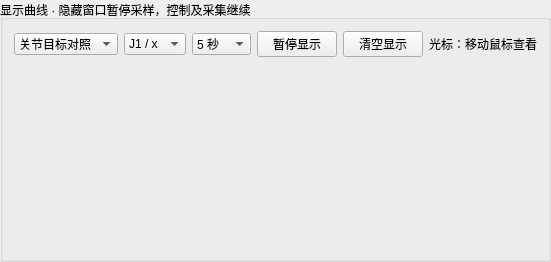
     <widget class="QGroupBox" name="groupBox_Plot">
      <property name="title">
       <string>显示曲线 · 隐藏窗口暂停采样，控制及采集继续</string>
      </property>
      <layout class="QVBoxLayout" name="verticalLayout_Plot">
       <item>
        <layout class="QHBoxLayout" name="horizontalLayout_Plot">
         <item>
          <widget class="QComboBox" name="comboBox_PlotSignal">
           <item>
            <property name="text">
             <string>关节目标对照</string>
            </property>
           </item>
           <item>
            <property name="text">
             <string>关节误差</string>
            </property>
           </item>
           <item>
            <property name="text">
             <string>TCP 目标对照</string>
            </property>
           </item>
           <item>
            <property name="text">
             <string>关节导纳偏移</string>
            </property>
           </item>
           <item>
            <property name="text">
             <string>末端导纳偏移</string>
            </property>
           </item>
           <item>
            <property name="text">
             <string>主动柔顺速度</string>
            </property>
           </item>
           <item>
            <property name="text">
             <string>导纳驱动力</string>
            </property>
           </item>
           <item>
            <property name="text">
             <string>实际关节速度</string>
            </property>
           </item>
           <item>
            <property name="text">
             <string>主端最新接收</string>
            </property>
           </item>
          </widget>
         </item>
         <item>
          <widget class="QComboBox" name="comboBox_PlotAxis">
           <item>
            <property name="text">
             <string>J1 / x</string>
            </property>
           </item>
           <item>
            <property name="text">
             <string>J2 / y</string>
            </property>
           </item>
           <item>
            <property name="text">
             <string>J3 / z</string>
            </property>
           </item>
           <item>
            <property name="text">
             <string>J4 / rx</string>
            </property>
           </item>
           <item>
            <property name="text">
             <string>J5 / ry</string>
            </property>
           </item>
           <item>
            <property name="text">
             <string>J6 / rz</string>
            </property>
           </item>
          </widget>
         </item>
         <item>
          <widget class="QComboBox" name="comboBox_PlotWindow">
           <item>
            <property name="text">
             <string>5 秒</string>
            </property>
           </item>
           <item>
            <property name="text">
             <string>15 秒</string>
            </property>
           </item>
           <item>
            <property name="text">
             <string>30 秒</string>
            </property>
           </item>
           <item>
            <property name="text">
             <string>60 秒</string>
            </property>
           </item>
          </widget>
         </item>
         <item>
          <widget class="QPushButton" name="pushButton_PausePlot">
           <property name="text">
            <string>暂停显示</string>
           </property>
           <property name="checkable">
            <bool>true</bool>
           </property>
          </widget>
         </item>
         <item>
          <widget class="QPushButton" name="pushButton_ClearPlot">
           <property name="text">
            <string>清空显示</string>
           </property>
          </widget>
         </item>
         <item>
          <widget class="QLabel" name="label_PlotCursor">
           <property name="text">
            <string>光标：移动鼠标查看</string>
           </property>
          </widget>
         </item>
        </layout>
       </item>
       <item>
        <widget class="AdmittanceTrendWidget" name="widget_TrendPlot">
         <property name="minimumSize">
          <size>
           <width>0</width>
           <height>185</height>
          </size>
         </property>
        </widget>
       </item>
      </layout>
      <property name="maximumSize">
       <size>
        <width>16777215</width>
        <height>300</height>
       </size>
      </property>
     </widget>
